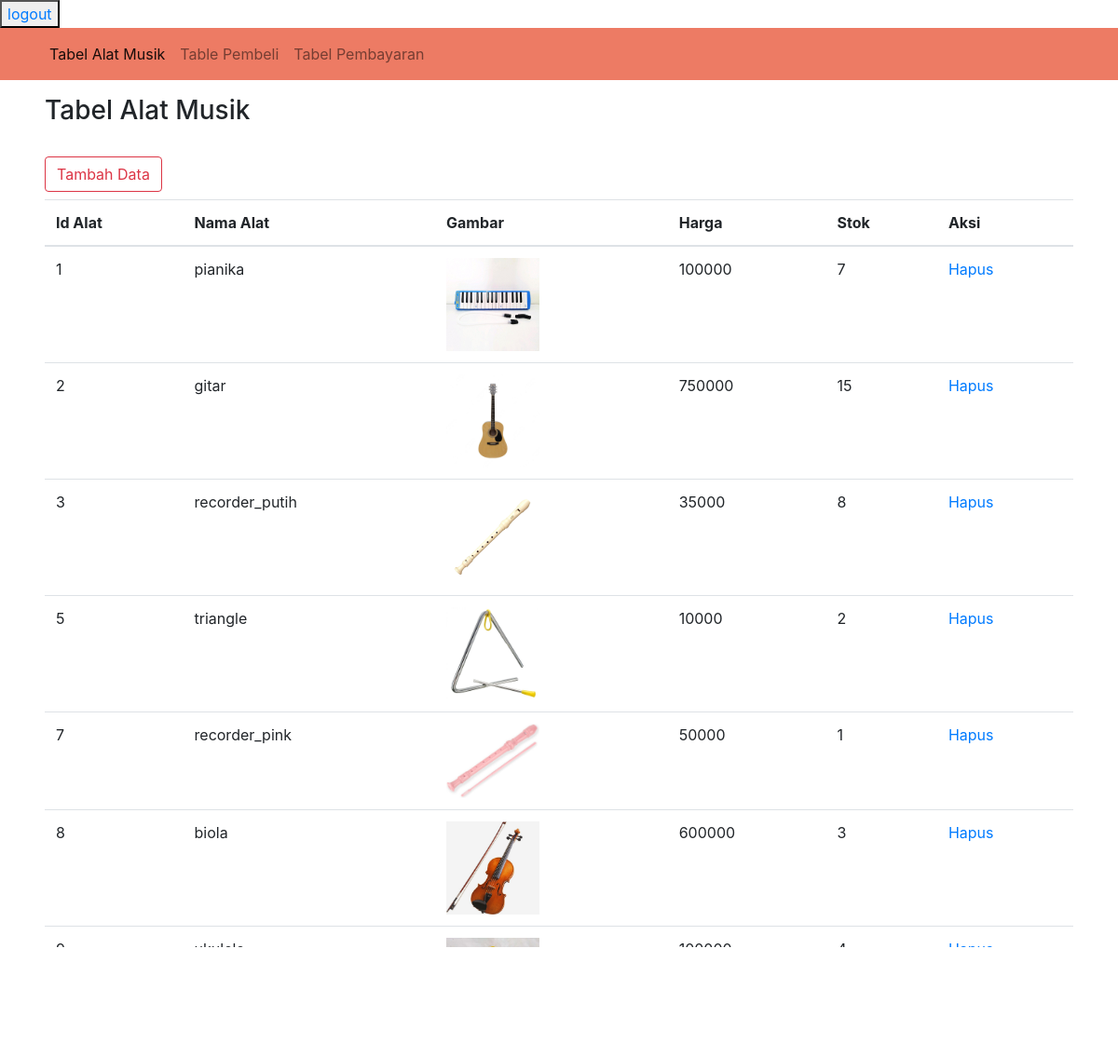
/index.php (signed in), run on an earlier commit of the app's database.
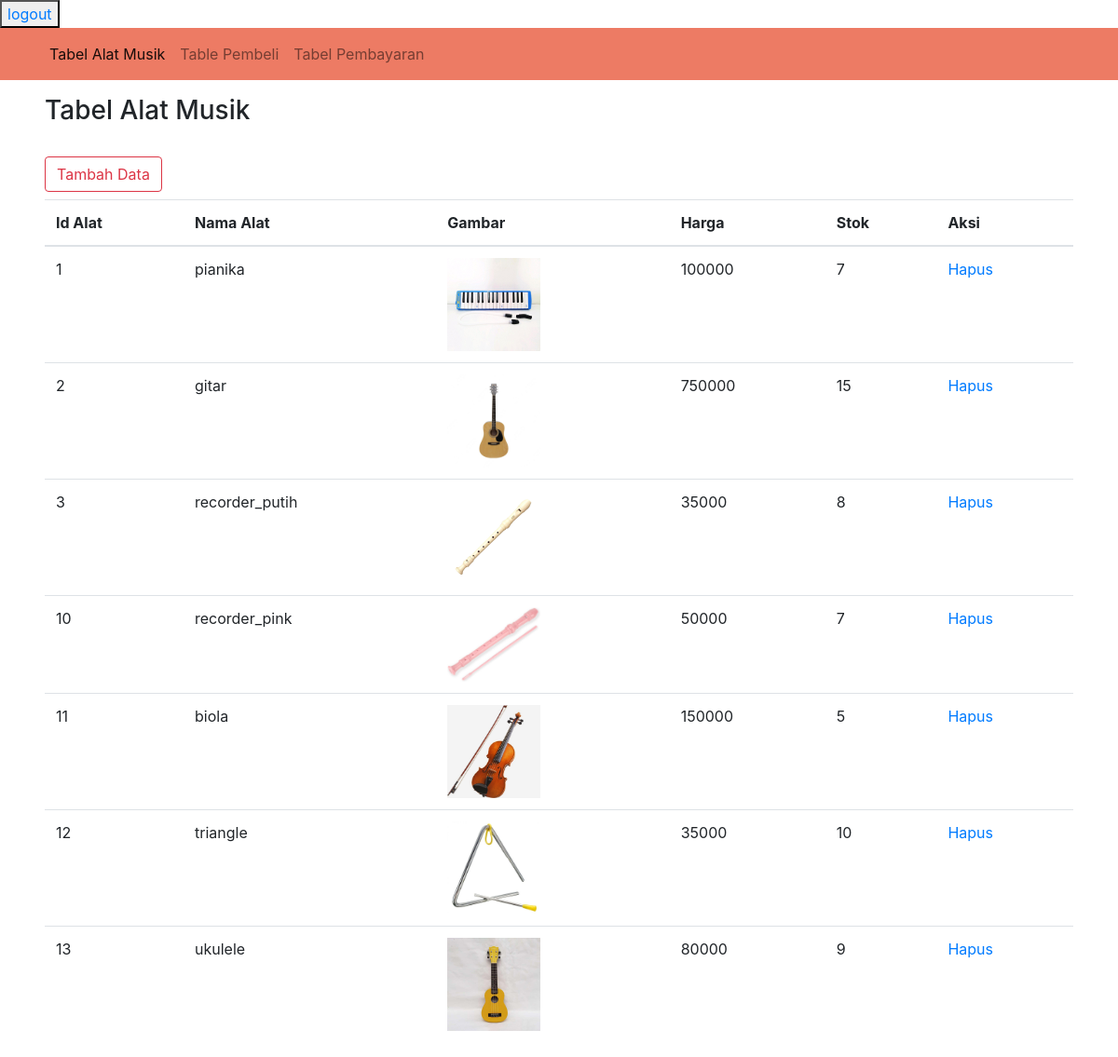
And on a later commit of the database.
### tables this page shows
CREATE TABLE `alat_musik` (
  `id_alat` int(11) NOT NULL AUTO_INCREMENT,
  `nama_alat` varchar(20) DEFAULT NULL,
  `gambar` varchar(30) DEFAULT NULL,
  `harga` int(11) DEFAULT NULL,
  `stok` int(11) DEFAULT NULL,
  PRIMARY KEY (`id_alat`)
);

### functions.php (called while the page is built, shortened)
<?php
	$servername = "localhost";
    $username = "root";
    $password = "";
    $dbname = "toko_alat_musik";
    $db = mysqli_connect($servername, $username, $password, $dbname);
function query($query){
	global $db;
	$result = mysqli_query($db, $query);
	$rows = [];
	while( $row = mysqli_fetch_assoc($result) ) {
		$rows[] = $row;
	}
	return $rows;
}
?>

### index.php (the view, shortened to what this page needs)
<?php
	require 'functions.php';
	$alat_musik = query("SELECT * FROM alat_musik");
?>
<!doctype html>
<html lang="en">
  <head>
    <link rel="stylesheet" href="https://cdn.jsdelivr.net/npm/bootstrap@4.6.0/dist/css/bootstrap.min.css">
  </head>
  <body>
  <button ><a href="logout.php">logout</a></button>
  <section>
        <div class="row">
        <div class="col">
        <nav class="navbar navbar-expand-lg navbar-light " style="background-color: #ed7b64;" >
        <div class="container">
        <div class="collapse navbar-collapse" id="navbarNav">
            <ul class="navbar-nav">
                <li class="nav-item active">
                    <a class="nav-link" href="index.php">Tabel Alat Musik <span class="sr-only">(current)</span></a>
                </li>
                <li class="nav-item">
                     <a class="nav-link" href="pembeli.php">Table Pembeli</a>
                </li>
                <li class="nav-item">
                    <a class="nav-link" href="pembayaran.php">Tabel Pembayaran</a>
                </li>
            </ul>
        </div>
        </div>
        </nav>
        </div>
        </div>
	</section>
   <section class="mt-3 pl-5 pr-5">
        <div class="pb-4">
    <h3>Tabel Alat Musik</h3>
    </div>
            <div class="mb-2">
                <a class="btn btn-outline-danger" href="tambah_alat.php" role="button">Tambah Data</a>
            </div>
            <table class="table">
                    <thead>
                        <tr>
                            <th>Id Alat</th>
                            <th>Nama Alat</th>
                            <th>Gambar</th>
                            <th>Harga</th>
                            <th>Stok</th>
                            <th>Aksi</th>
                        </tr>
                    </thead>
                    <tbody>
                    <?php foreach( $alat_musik as $row ) : ?>
                        <tr>
                            <td><?= $row["id_alat"] ?></td>
                            <td><?= $row["nama_alat"] ?></td>
                            <td><img src="img/<?= $row["gambar"]; ?>"width="100"></td>
                            <td><?= $row["harga"] ?></td>
                            <td><?= $row["stok"] ?></td>
                            <td>
                                <a href="index.php?page=&id_alat=<?= $row["id_alat"]; ?>">Hapus</a>
                            </td>
                        </tr>
                    <?php endforeach; ?>
                    </tbody>
            </table>
    </section>
  </body>
</html>

What changed in the data, as far as the page shows it:
removed alat_musik: id_alat "5", nama_alat "triangle", gambar (picture), harga "10000", stok "2"
removed alat_musik: id_alat "7", nama_alat "recorder_pink", gambar (picture), harga "50000", stok "1"
removed alat_musik: id_alat "8", nama_alat "biola", gambar (picture), harga "600000", stok "3"
removed alat_musik: id_alat "9", nama_alat "ukulele", gambar (picture), harga "100000", stok "4"
added alat_musik: id_alat "10", nama_alat "recorder_pink", gambar (picture), harga "50000", stok "7"
added alat_musik: id_alat "11", nama_alat "biola", gambar (picture), harga "150000", stok "5"
added alat_musik: id_alat "12", nama_alat "triangle", gambar (picture), harga "35000", stok "10"
added alat_musik: id_alat "13", nama_alat "ukulele", gambar (picture), harga "80000", stok "9"
